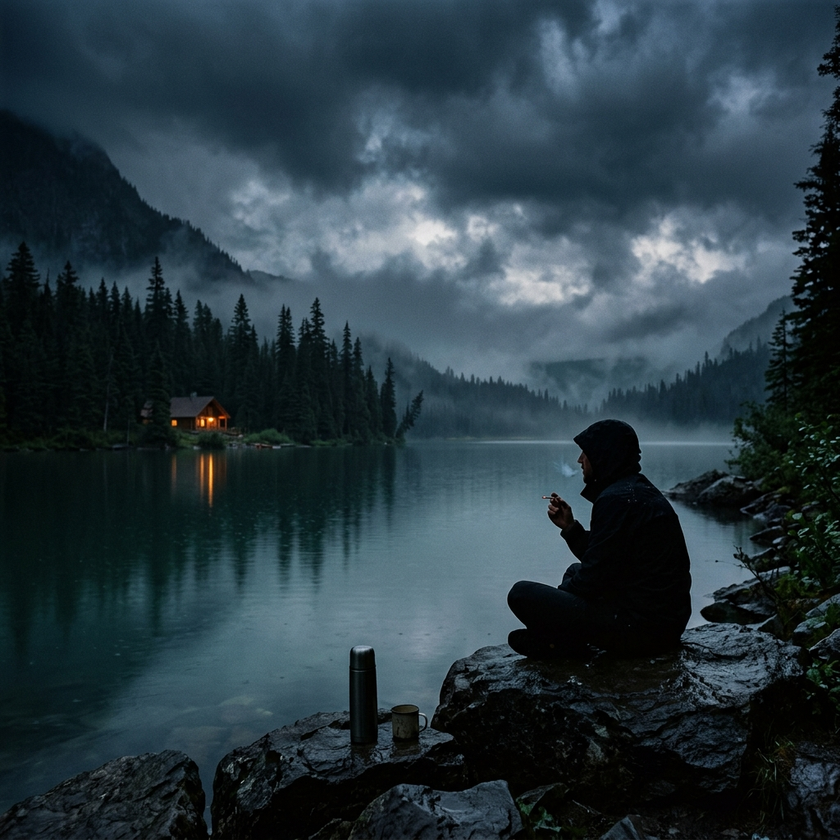
#> input picture assets/images/lake_guy.png, 840 x 840 px, shrunk from 1024 x 1024 before the run, found by its file name
$ python find_bright_scan.py
#> lines starting #> are read from the running program, lines starting #| are printed output that depends on the picture
from PIL import Image, ImageDraw

# Load the original background image
img = Image.open('c:/laragon/www/my_vibe/assets/images/lake_guy.png').convert('RGB')
#> img is the input picture: PIL image 840x840 RGB; mean R, G, B 41.6, 58.4, 66.7
w, h = img.size
#> w = 840; h = 840
print(f"Image size: {w}x{h}")
#| Image size: 840x840

# Let's scan the image for the brightest/most distinct pixel in the cigarette area
# The cigarette should show up as a slightly brighter line against the dark silhouette

# We know the man is roughly at x: 50-100%, y: 40-100%
# The cigarette extends from the hand towards the left
# Let's scan more broadly: x: 55-75%, y: 40-65%

# Find pixels that are distinctly brighter than their surroundings in the arm/hand area
# These would be the white cigarette stick
bright_candidates = []

for y_px in range(int(h * 0.42), int(h * 0.62)):
    for x_px in range(int(w * 0.52), int(w * 0.74)):
        r, g, b = img.getpixel((x_px, y_px))
        brightness = (r + g + b) / 3.0

        # Check if this pixel is notably brighter than dark surroundings
        # The cigarette stick would be white/gray against dark background
        if brightness > 60:  # Any non-dark pixel in the person area
            bright_candidates.append((x_px, y_px, r, g, b, brightness))
#> after the loop, bright_candidates = 23643 items

# Sort by brightness descending
bright_candidates.sort(key=lambda x: x[5], reverse=True)

print(f"Found {len(bright_candidates)} non-dark pixels in scan area")
#| Found 23643 non-dark pixels in scan area
print("Top 20 brightest pixels:")
for p in bright_candidates[:20]:
    print(f"  x={p[0]} ({p[0]/w:.3f}), y={p[1]} ({p[1]/h:.3f}), rgb=({p[2]},{p[3]},{p[4]}), brightness={p[5]:.1f}")
#> this loop made 20 passes
#> p on passes 1 to 12: (544, 497, 187, 160, 158, 168.3), (544, 496, 163, 157, 163, 161), (574, 518, 145, 163, 172, 160), (548, 509, 143, 155, 165, 154.3), (567, 470, 124, 157, 181, 154), (567, 471, 122, 155, 180, 152.3), (568, 470, 120, 155, 178, 151), (568, 471, 120, 153, 179, 150.7), (569, 471, 119, 153, 178, 150), (566, 470, 119, 151, 176, 148.7), (566, 469, 117, 151, 176, 148), (575, 518, 128, 152, 164, 148)
#|   x=544 (0.648), y=497 (0.592), rgb=(187,160,158), brightness=168.3
#|   x=544 (0.648), y=496 (0.590), rgb=(163,157,163), brightness=161.0
#|   x=574 (0.683), y=518 (0.617), rgb=(145,163,172), brightness=160.0
#|   x=548 (0.652), y=509 (0.606), rgb=(143,155,165), brightness=154.3
#|   x=567 (0.675), y=470 (0.560), rgb=(124,157,181), brightness=154.0
#|   x=567 (0.675), y=471 (0.561), rgb=(122,155,180), brightness=152.3
#|   x=568 (0.676), y=470 (0.560), rgb=(120,155,178), brightness=151.0
#|   x=568 (0.676), y=471 (0.561), rgb=(120,153,179), brightness=150.7
#> (further printed lines are left out)

# Let's draw these on a crop to visualize them
crop_x1, crop_y1 = int(w * 0.50), int(h * 0.40)
#> crop_x1 = 420; crop_y1 = 336
crop_x2, crop_y2 = int(w * 0.76), int(h * 0.65)
#> crop_x2 = 638; crop_y2 = 546

crop = img.crop((crop_x1, crop_y1, crop_x2, crop_y2))
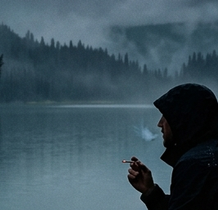
#> crop: PIL image 218x210 RGB; mean R, G, B 60.5, 82.3, 93.3
draw = ImageDraw.Draw(crop)

# Draw the top 5 brightest points
colors = [(255, 0, 0), (0, 255, 0), (0, 0, 255), (255, 255, 0), (255, 0, 255)]
for i, p in enumerate(bright_candidates[:5]):
    # Map to crop coordinates
    px = p[0] - crop_x1
    py = p[1] - crop_y1
    draw.ellipse([(px-3, py-3), (px+3, py+3)], outline=colors[i], width=1)
    draw.text((px + 4, py), f"#{i+1}: ({p[0]/w:.3f},{p[1]/h:.3f})", fill=colors[i])
#> this loop made 5 passes
#> (p, px, py) on passes 1 to 5: ((544, 497, 187, 160, 158, 168.3), 124, 161), ((544, 496, 163, 157, 163, 161), 124, 160), ((574, 518, 145, 163, 172, 160), 154, 182), ((548, 509, 143, 155, 165, 154.3), 128, 173), ((567, 470, 124, 157, 181, 154), 147, 134)

# Save
dest_path = 'C:/Users/LENOVO/.gemini/antigravity-ide/brain/70d14234-39af-44f8-a996-b4b7f4ef5622/bright_pixels_scan.png'
crop.save(dest_path)
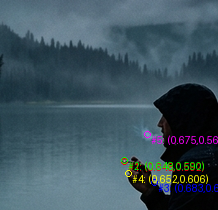
#> saved as bright_pixels_scan.png: PIL image 218x210 RGB; mean R, G, B 62.6, 83.7, 94.2
print(f"\nSaved scan result to {dest_path}")

$ run again, with assets/images/rainy_forest.jpg saved as assets/images/lake_guy.png
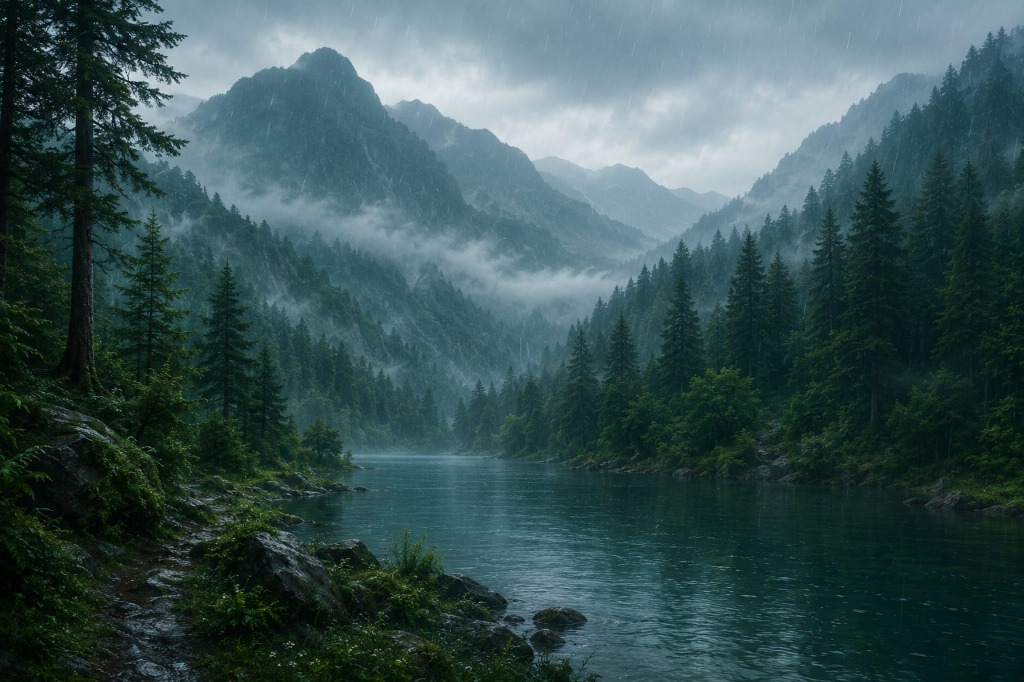
#> input picture assets/images/rainy_forest.jpg, 1024 x 682 px, found by its file name
#> img is the input picture: PIL image 1024x682 RGB; mean R, G, B 56.5, 82.1, 83.3
#| Image size: 1024x682
#> after the loop `for y_px in range(int(h * 0.42), int(h * 0.62)):`: bright_candidates = 11865 items, first 6: (532, 286, 162, 182, 189, 177.7), (533, 286, 163, 183, 190, 178.7), (534, 286, 163, 183, 190, 178.7), (535, 286, 164, 184, 191, 179.7), (536, 286, 163, 183, 190, 178.7), (537, 286, 162, 182, 189, 177.7)
#| Found 11865 non-dark pixels in scan area
#> the loop `for p in bright_candidates[:20]:` made 20 passes
#> p on passes 1 to 8: (535, 286, 164, 184, 191, 179.7), (544, 286, 163, 183, 192, 179.3), (549, 286, 163, 183, 192, 179.3), (533, 286, 163, 183, 190, 178.7), (534, 286, 163, 183, 190, 178.7), (536, 286, 163, 183, 190, 178.7), (534, 287, 163, 183, 190, 178.7), (535, 287, 163, 183, 190, 178.7)
#> (printed output is left out)
#> `crop = img.crop((crop_x1, crop_y1, crop_x2, crop_y2))`:
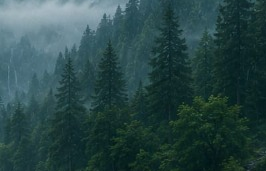
#> crop: PIL image 266x171 RGB; mean R, G, B 41.6, 70.8, 70.9
#> the loop `for i, p in enumerate(bright_candidates[:5]):` made 5 passes
#> (p, px) on passes 1 to 5: ((535, 286, 164, 184, 191, 179.7), 23), ((544, 286, 163, 183, 192, 179.3), 32), ((549, 286, 163, 183, 192, 179.3), 37), ((533, 286, 163, 183, 190, 178.7), 21), ((534, 286, 163, 183, 190, 178.7), 22)
#> `crop.save(dest_path)`:
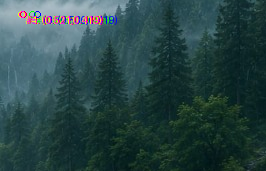
#> saved as bright_pixels_scan.png: PIL image 266x171 RGB; mean R, G, B 41.9, 70, 70.4
